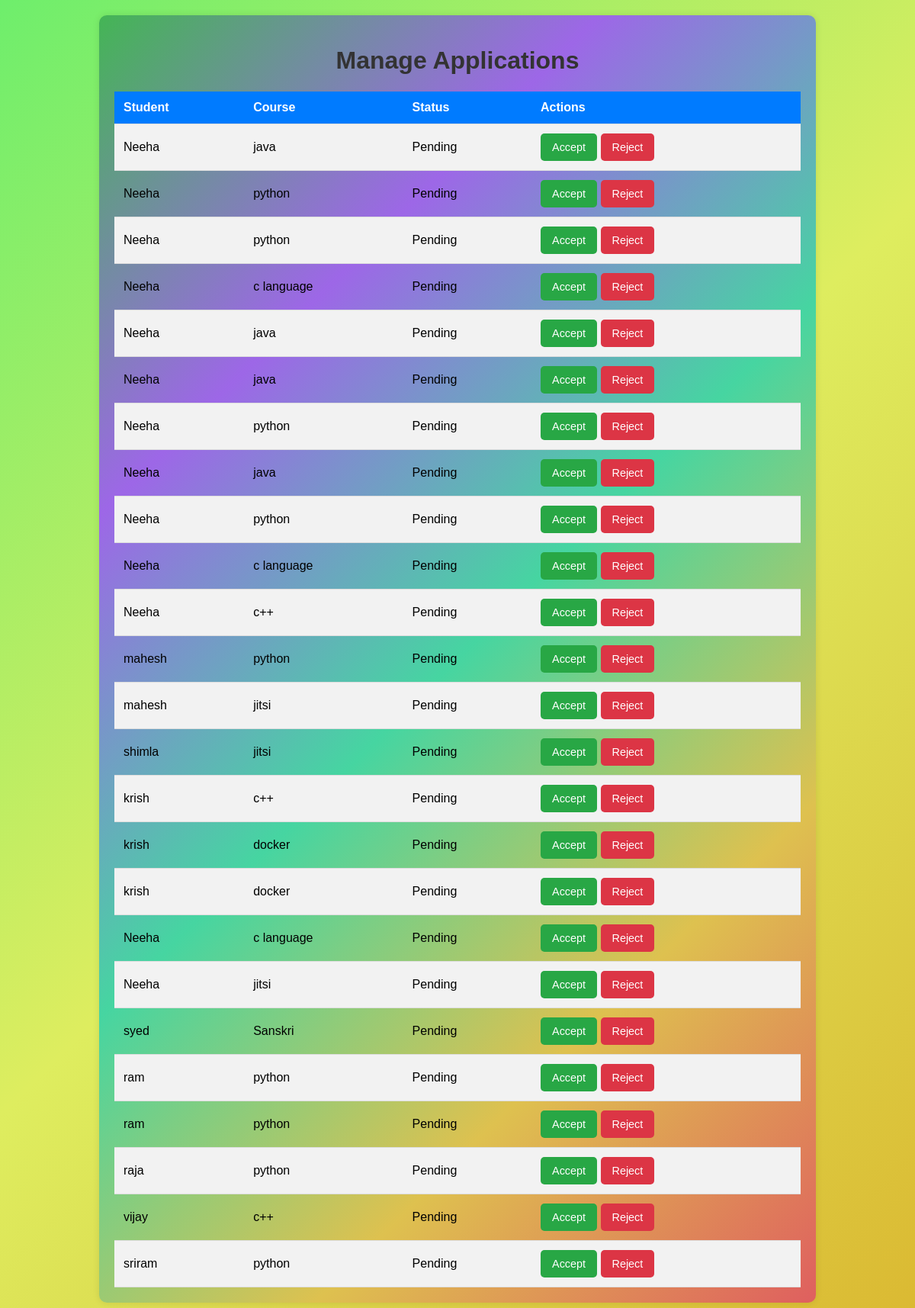
The app's page /head/manage_applications/ (signed in) with its own data.
### admissions/models.py (models this page shows, shortened)
class CourseApplication(models.Model):
    name = models.CharField(max_length=100)
    age = models.IntegerField()
    dob = models.DateField(null=True, blank=True)  # Allow NULL values for dob
    qualification = models.CharField(max_length=100)
    course = models.ForeignKey(Course, on_delete=models.CASCADE)
    student = models.ForeignKey(Student, on_delete=models.CASCADE)
    reviewed = models.BooleanField(default=False)

class Student(models.Model):
    user = models.OneToOneField(User, on_delete=models.CASCADE)
    courses = models.ManyToManyField(Course, through='CourseApplication')

class Course(models.Model):
    title = models.CharField(max_length=100)
    description = models.TextField()

### admissions/views.py (the view, shortened to what this page needs)
# urls.py: path('head/manage_applications/', views.manage_applications, name='manage_applications'),
@login_required
def manage_applications(request, application_id=None):
    if not request.user.is_staff:
        return redirect('student_dashboard')
    if application_id:
        applications = CourseApplication.objects.filter(id=application_id)
    else:
        applications = CourseApplication.objects.all()
    return render(request, 'manage_applications.html', {'applications': applications})

### admissions/templates/manage_applications.html (shortened to what this page needs)
<!DOCTYPE html>
<html lang="en">
<head>
</head>
<body>
    <div class="container">
        <h1>Manage Applications</h1>
        <table>
            <tr>
                <th>Student</th>
                <th>Course</th>
                <th>Status</th>
                <th>Actions</th>
            </tr>
            {% for application in applications %}
            <tr>
                <td>{{ application.student.user.username }}</td>
                <td>{{ application.course.title }}</td>
                <td>{{ application.accepted|yesno:"Accepted,Pending,Rejected" }}</td>
                <td>
                    <form method="post" action="{% url 'manage_applications' %}">
                        <button type="submit" name="action" value="accept" class="accept">Accept</button>
                        <button type="submit" name="action" value="reject" class="reject">Reject</button>
                    </form>
                </td>
            </tr>
            {% endfor %}
        </table>
    </div>
</body>
</html>

### admissions/templates/manage_applications.html (style rules this page uses)
body { font-family: Arial, sans-serif; background: linear-gradient(135deg,#6eee6c,#deed5f,#dbb932); margin: 0; padding: 20px; }
.container { max-width: 900px; margin: 0 auto; background: linear-gradient(135deg, #44b555, #9d67e7, #46d5a1, #dec14f, #df5f5f); padding: 20px; border-radius: 10px; box-shadow: 0 0 10px rgba(0, 0, 0, 0.1); }
h1 { color: #333; text-align: center; }
table { width: 100%; border-collapse: collapse; margin-top: 20px; }
th, td { padding: 12px; text-align: left; border-bottom: 1px solid #ddd; }
th { background-color: #007bff; color: white; }
tr:nth-child(even) { background-color: #f2f2f2; }
button { padding: 10px 15px; font-size: 0.9em; border: none; border-radius: 5px; cursor: pointer; transition: background-color 0.3s; }
button.accept { background-color: #28a745; color: white; }
button.reject { background-color: #dc3545; color: white; }

### records on screen
CourseApplication: student.user.username "Neeha", course "java", accepted "Pending"
CourseApplication: student.user.username "Neeha", course "python", accepted "Pending"
CourseApplication: student.user.username "Neeha", course "python", accepted "Pending"
CourseApplication: student.user.username "Neeha", course "c language", accepted "Pending"
CourseApplication: student.user.username "Neeha", course "java", accepted "Pending"
CourseApplication: student.user.username "Neeha", course "java", accepted "Pending"
CourseApplication: student.user.username "Neeha", course "python", accepted "Pending"
CourseApplication: student.user.username "Neeha", course "java", accepted "Pending"
CourseApplication: student.user.username "Neeha", course "python", accepted "Pending"
CourseApplication: student.user.username "Neeha", course "c language", accepted "Pending"
CourseApplication: student.user.username "Neeha", course "c++", accepted "Pending"
CourseApplication: student.user.username "mahesh", course "python", accepted "Pending"
CourseApplication: student.user.username "mahesh", course "jitsi", accepted "Pending"
CourseApplication: student.user.username "shimla", course "jitsi", accepted "Pending"
CourseApplication: student.user.username "krish", course "c++", accepted "Pending"
CourseApplication: student.user.username "krish", course "docker", accepted "Pending"
CourseApplication: student.user.username "krish", course "docker", accepted "Pending"
CourseApplication: student.user.username "Neeha", course "c language", accepted "Pending"
CourseApplication: student.user.username "Neeha", course "jitsi", accepted "Pending"
CourseApplication: student.user.username "syed", course "Sanskri", accepted "Pending"
CourseApplication: student.user.username "ram", course "python", accepted "Pending"
CourseApplication: student.user.username "ram", course "python", accepted "Pending"
CourseApplication: student.user.username "raja", course "python", accepted "Pending"
CourseApplication: student.user.username "vijay", course "c++", accepted "Pending"
CourseApplication: student.user.username "sriram", course "python", accepted "Pending"
